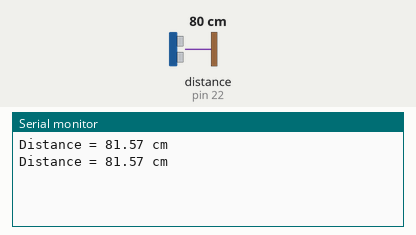
A sketch run on a simulated Arduino Mega 2560, built with avr-gcc and run on an emulated ATmega2560. Parts: the last lines printed to the serial monitor. Wiring (inferred from the names in the program): ultrasonic range finder: trigger pin 24; echo pin 22. The test bench sets the inputs (shaded band); at power-on: distance to the obstacle (sensor on pin 22) 80 cm. The echo pulse lasts 58.3 µs per cm.

Above: at 2.3 s.
2.4 s: distance to the obstacle (sensor on pin 22) set to 2 cm
At 4.0 s:
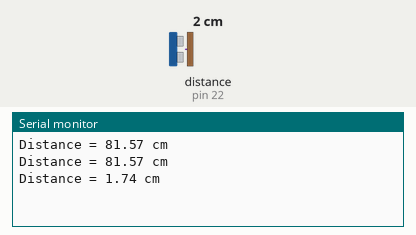
4.5 s: distance to the obstacle (sensor on pin 22) set to 4 cm
At 5.2 s:
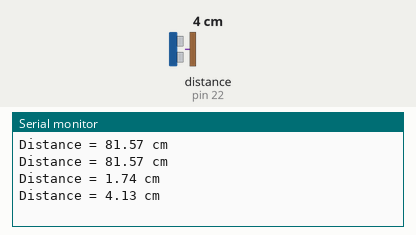
Timing chart, 0 to 7.5 s (numbered marks = the images above; inputs shaded):
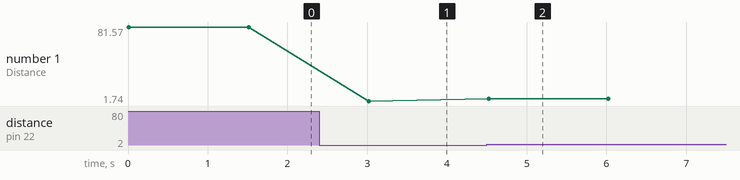

The sketch:

distance.ino
```cpp
int trigPin = 24;         // Tell Arduino that trigPin is hooked to 13
int echoPin = 22;         // Tell Arduino that echoPin is hooked to 12

float pingTime;           // Define the pingTime varaible
float distance;           // Define the distance varaible
float speedOfSound = 1264.07;  // Speed of sound is 346.13 m/s at 25 C which is 1246.07 km/h

void setup() {
  Serial.begin(9600);     // Start the serial monitor

  pinMode(trigPin, OUTPUT);   // trigPin is an OUTPUT
  pinMode(echoPin, INPUT);    // echoPin is an INPUT

}

void loop() {
  digitalWrite(trigPin, LOW);    // Set the trigPin initially to LOW
  delayMicroseconds(2000);       // Wait for 2 miliseconds
  digitalWrite(trigPin, HIGH);   // Set the trigPin to HIGH
  delayMicroseconds(20);         // Send trigger for 20 microseconds
  digitalWrite(trigPin, LOW);    // Stop sending trigger

  pingTime = pulseIn(echoPin, HIGH);    // Start to listen the triggers from echoPin
  pingTime = pingTime / 1000000.;           // 1 second is equal to 10^6 microseconds
  pingTime = pingTime / 3600.;

  distance = pingTime * speedOfSound;   // Distance = Speed x Time
  distance = distance / 2.;
  distance = distance * 100000.;           // Convert to cm

  Serial.print("Distance = ");
  Serial.print(distance);
  Serial.println(" cm");

  delay(1500);


}
```

Measured:
- after the input at 2.4 s, the serial monitor: prints a new line after 0.62 s (image 1)
- after the input at 4.5 s, the serial monitor: prints a new line at once (image 2)
- plotted number 1: 81.57 → 1.74 after the input at 2.4 s, 1.74 → 4.13 after the input at 4.5 s
